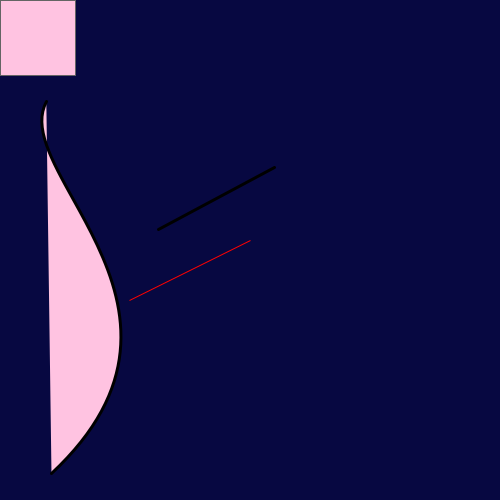
Frame 1 (no input)
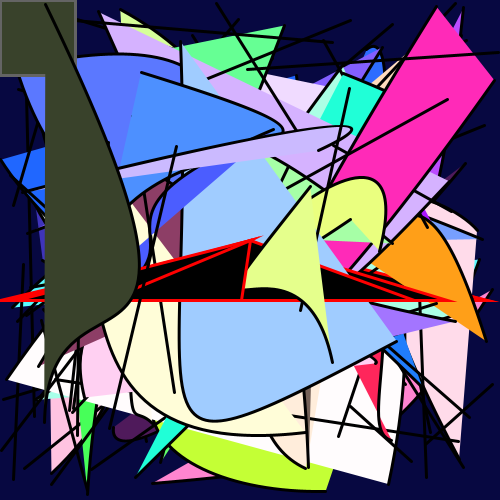
Frame 60 (the mouse pressed at the canvas centre just before this capture)
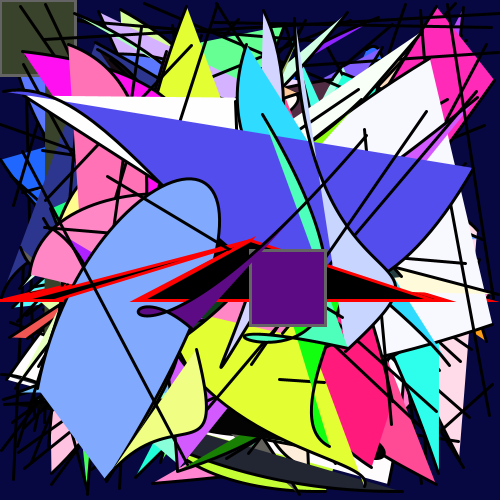
Frame 120 (the mouse held since frame 60 and released just before this capture)

The Processing sketch that drew these frames (run headless with seeded random() and noise(); from frame 60 on, the mouse is pressed at the canvas centre):

// Processing sketch: sketch_170921a
// ── sketch_170921a.pde
/* Flagg, Kalama
   September 21, 2017 
   First-Practicum
   Effectively uses loops, variable, and conditionals to accomplish the art. It is also correctly structured processing code.
*/
/* Explanation:
  This code effectively uses the Processing concepts we have been introduced to to create and interesting piece of art. I first established values for the variables 
  x and y. As a result, when I used expressions(Ex. x+220) the code applied the value to the variable and the code ran. Under void setup() I set the size and color of
  the canvas, the code that runs once. Under void draw(), the code I created loops continuously. I begin the looping code with a condition (If x is equal to 25.5, which
  is true, then the following code occurs). I used four diiferent objects/shapes to loop in the code: rectangles, triangles, lines, and beziers. Within these objects I 
  set the frame rate and alternated the color mode. "random" allowed me to place the objects randomly throuout the canvas. For the triangle, only the 2nd and third x-intercepts 
  use "random" to change the location continuoously of the triangle's two bottom end points. "mouseX" and "mouseY" allows the user to direct the placement of rectangles with
  the mouse. Laslt, I also blended the color pixels with blendMode(). Overall, the art effectively uses loops, variables, and conditionals in the correctly structure code.
 */

float x= 25.5;
int y= 50;

void setup()//Code you run once
{
  size (500,500);//sets size of canvas
  background (7,8,65);//sets color of canvas
}

void draw ()//Code you loop continuously
{
   if (x==25.5) //conditional: if statement within the parentesis is true, which it is, then the following code (up until bracket on line 29) will happen
{
   colorMode(RGB);//red, green, blue color mode
   stroke(255,0,0);
   fill(0);
   triangle (250,240,random(x+175),300,random(500),300);//random allows 2nd and 3rd x-cordinate to change continuously
   
   colorMode(HSB);//change in color mode to hue, saturation, brightness
   frameRate(30);//speed
   fill (random (x+220), random (y+200), random (x*y)); //sets color boundaries
   stroke(100);
   rect (mouseX, mouseY, 75,75); // mouseX and mouseY allows user to direct placement of rectangles with the mouse
}
   blendMode(BLEND);//blend mode mixes pixels in different ways dependong on a single perameter. In this case, it mixes pixels by blending them.
   stroke(0);
   strokeWeight(3);
   line (random (500), random (500), random (500), random (500));
   bezier (random (500), random (500), random (500), random (500), random (500), random (500), random (500), random (500));
}
